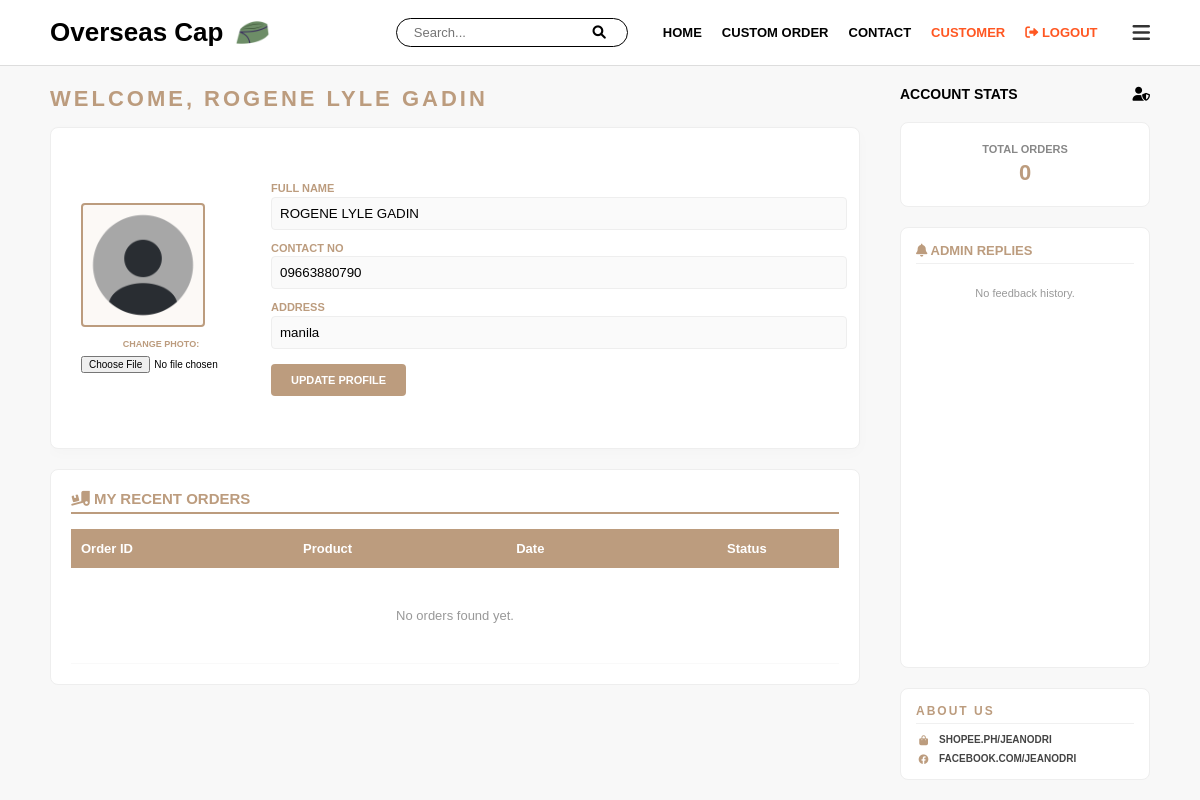
The page /customer_profile (signed in) on the database as committed earlier.
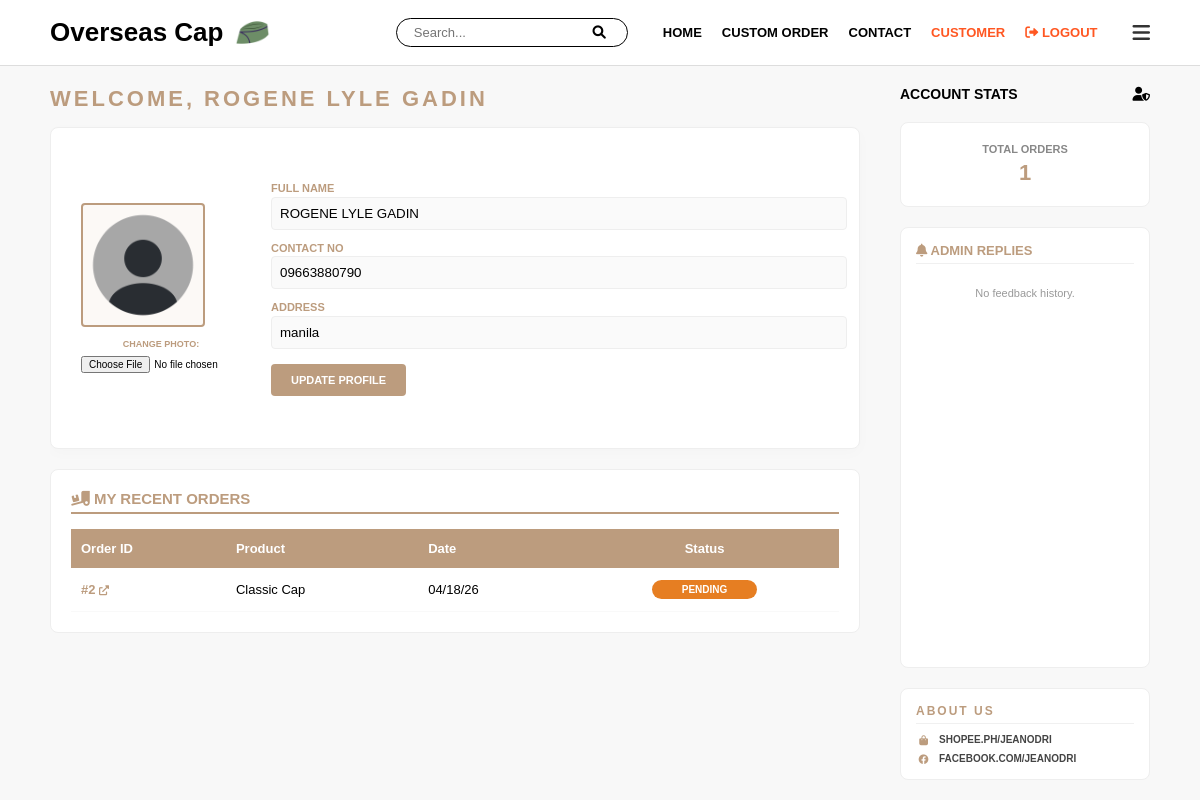
The same page on the database as committed later.
### app.py (models this page shows)
class User(db.Model):
    id = db.Column(db.Integer, primary_key=True)
    username = db.Column(db.String(80), unique=True, nullable=False)
    password = db.Column(db.String(80), nullable=False)
    full_name = db.Column(db.String(120), default="NOT SET")
    contact = db.Column(db.String(20), default="NOT SET")
    email = db.Column(db.String(120), unique=True, nullable=False)
    address = db.Column(db.String(200), default="NOT SET")
    purchase_info = db.Column(db.String(500), default="NONE")
    profile_pic = db.Column(db.String(200), default="default.png")

class CustomOrder(db.Model):
    id = db.Column(db.Integer, primary_key=True)
    user_id = db.Column(db.Integer, db.ForeignKey('user.id'), nullable=True)
    customer_name = db.Column(db.String(100), nullable=False)
    contact_number = db.Column(db.String(20), nullable=False)
    address = db.Column(db.String(200), nullable=False)
    quantity = db.Column(db.Integer, nullable=False)
    product_type = db.Column(db.String(50))
    product_id = db.Column(db.Integer, db.ForeignKey('product.id'), nullable=True)
    color_type = db.Column(db.String(50))
    size_type = db.Column(db.String(50))
    color_variants = db.Column(db.String(50))
    size_variants = db.Column(db.String(50))
    material_type = db.Column(db.String(100))
    interlining_thickness = db.Column(db.String(100))
    order_type = db.Column(db.String(50))
    design_filename = db.Column(db.String(100))
    remarks = db.Column(db.Text)
    status = db.Column(db.String(20), default="PENDING")
    payment_method = db.Column(db.String(50))
    date_ordered = db.Column(db.DateTime, default=datetime.utcnow)
    payment_proof = db.Column(db.String(100))

### app.py (the view, shortened to what this page needs)
@app.route('/customer_profile', methods=['GET', 'POST'])
def customer_profile():
    if 'user' not in session:
        return redirect(url_for('login'))
    user = User.query.filter_by(username=session['user']).first()
    user_orders = CustomOrder.query.filter_by(user_id=user.id).order_by(CustomOrder.id.desc()).all()
    user_reviews = Review.query.filter_by(user_id=user.id).all()
    return render_template('customer_profile.html', user=user, user_orders=user_orders, reviews=user_reviews)

### app.py (called while the page is built)
@app.context_processor
def inject_stats():
    admin_stats = {
        'total': CustomOrder.query.count(),
        'pending': CustomOrder.query.filter_by(status='PENDING').count(),
        'completed': CustomOrder.query.filter(CustomOrder.status.in_(['DONE', 'COMPLETED'])).count()
    }
    return dict(admin_stats=admin_stats)

### templates/customer_profile.html (shortened to what this page needs)
<!DOCTYPE html>
<html lang="en">
<head>
    <link rel="stylesheet" href="https://cdnjs.cloudflare.com/ajax/libs/font-awesome/6.0.0/css/all.min.css">
</head>
<body>
    <header>
        <div class="logo-container">
            <a href="/home" class="logo">Overseas Cap</a>
            <img src="{{ url_for('static', filename='logo.png') }}" alt="Logo" style="height: 35px; width: auto;">
        </div>
        <div style="display: flex; align-items: center; gap: 15px;">
            <form action="{{ url_for('home') }}" method="GET" class="search-container">
                <input type="text" name="q" placeholder="Search..." value="{{ request.args.get('q', '') }}">
                <button type="submit"><i class="fas fa-search"></i></button>
            </form>
            <nav id="topNav">
                <a href="{{ url_for('home') }}">HOME</a>
                <a href="{{ url_for('custom_order') }}">CUSTOM ORDER</a>
                <a href="{{ url_for('contact') }}">CONTACT</a>
                <a href="{{ url_for('customer_profile') }}" style="color: #ff5722;">CUSTOMER</a>
                <a href="#" onclick="confirmLogout(event)" style="color: #ff5722; font-weight: bold;">
                    <i class="fas fa-sign-out-alt"></i> LOGOUT
                </a>
            </nav>
            <i class="fas fa-bars menu-toggle-btn" onclick="toggleMenu()"></i>
        </div>
    </header>
    <main>
        <div class="content-left">
            <div class="page-title">WELCOME, {{ user.full_name if user.full_name != 'NOT SET' else user.username }}</div>
            <div class="resizable-stack">
                <div id="profileSection">
                     <form method="POST" enctype="multipart/form-data" style="flex: 1; display: flex; align-items: center; gap: 30px;">
                        <div style="text-align: center;">
                            <div class="profile-image-box">
                                {% if user.profile_pic and user.profile_pic != 'default.png' %}
                                    <img src="{{ url_for('static', filename='profile_pics/' + user.profile_pic) }}"
                                        style="width: 100%; height: 100%; object-fit: cover;">
                                {% else %}
                                    <img src="{{ url_for('static', filename='blank-profile.png') }}"
                                        style="width: 100%; height: 100%; object-fit: cover;">
                                {% endif %}
                        </div>
                            <div style="margin-top: 12px;">
                                <label style="font-size: 9px; color: #bc9c7e; font-weight: bold; display: block; margin-bottom: 5px;">CHANGE PHOTO:</label>
                                <input type="file" name="profile_pic" accept="image/*" style="font-size: 10px; width: 160px;">
                            </div>
                        </div>
                        <div style="flex: 1;">
                            <div class="user-info-text">
                                <label>FULL NAME</label>
                                <input type="text" name="full_name" value="{{ user.full_name }}">
                                <label>CONTACT NO</label>
                                <input type="text" name="contact" value="{{ user.contact }}">
                                <label>ADDRESS</label>
                                <input type="text" name="address" value="{{ user.address }}">
                            </div>
                            <button type="submit" class="update-btn">UPDATE PROFILE</button>
                        </div>
                    </form>
                </div>
                <div id="orderSection">
                    <div class="order-history-title"><i class="fas fa-truck-loading"></i> MY RECENT ORDERS</div>
                    <table class="order-table">
                        <thead>
                            <tr>
                                <th>Order ID</th>
                                <th>Product</th>
                                <th>Date</th>
                                <th style="text-align: center;">Status</th>
                            </tr>
                        </thead>
                        <tbody>
                            {% for order in user_orders %}
                            <tr class="clickable-row" onclick="window.location.href='{{ url_for('order_status', order_id=order.id) }}'">
                                <td>
                                    <span style="color: #bc9c7e; font-weight: bold;">
                                        #{{ order.id }} <i class="fas fa-external-link-alt" style="font-size: 10px;"></i>
                                    </span>
                                </td>
                                <td>{{ order.product_type }}</td>
                                <td>{{ order.date_ordered.strftime('%m/%d/%y') if order.date_ordered else 'N/A' }}</td>
                                <td style="text-align: center;">
                                    {% if order.status == 'DONE' %}
                                        <span class="status-pill-user status-done">DELIVERED</span>
                                        <button class="rate-btn" onclick="event.stopPropagation(); openReviewModal('{{ order.id }}', '{{ order.product_type }}')">
                                            <i class="fas fa-pen"></i> RATE & REVIEW
                                        </button>
                                    {% else %}
                                        <span class="status-pill-user {% if order.status == 'PENDING' %}status-pending{% else %}status-delivery{% endif %}">
                                            {{ order.status }}
                                        </span>
                                    {% endif %}
                                </td>
                            </tr>
                            {% else %}
                            <tr>
                                <td colspan="4" style="text-align: center; color: #999; padding: 40px;">No orders found yet.</td>
                            </tr>
                            {% endfor %}
                        </tbody>
                    </table>
                </div>
            </div>
        </div>
        <aside class="sidebar">
            <div class="sidebar-header">
                <span>ACCOUNT STATS</span>
                <i class="fas fa-user-shield"></i>
            </div>
            <div class="sidebar-box">
                <div style="font-size: 11px; color: #888; margin-bottom: 5px; text-transform: uppercase;">TOTAL ORDERS</div>
                {{ user_orders|length }}
            </div>
            <div class="admin-reply-box">
                <div style="color: #bc9c7e; font-weight: bold; margin-bottom: 12px; border-bottom: 1px solid #f0f0f0; padding-bottom: 5px;">
                    <i class="fas fa-bell"></i> ADMIN REPLIES
                </div>
                <div style="max-height: 200px; overflow-y: auto;">
                    {% if reviews %}
                        {% set replied_count = 0 %}
                        {% for review in reviews %}
                            {% if review.admin_reply %}
                                <div style="margin-bottom: 10px; padding: 10px; background: #fcf9f6; border-left: 3px solid #bc9c7e; font-size: 11px; border-radius: 0 5px 5px 0;">
                                    <strong style="color: #333;">For {{ review.product_type }}:</strong><br>
                                    <span style="color: #a67c52; font-style: italic;">"{{ review.admin_reply }}"</span>
                                </div>
                                {% set replied_count = replied_count + 1 %}
                            {% endif %}
                        {% endfor %}
                        {% if replied_count == 0 %}
                            <p style="font-size: 11px; color: #999; text-align: center;">No new replies yet.</p>
                        {% endif %}
                    {% else %}
                        <p style="font-size: 11px; color: #999; text-align: center;">No feedback history.</p>
                    {% endif %}
                </div>
            </div>
            <div class="about-us-sidebar">
                <h4>About Us</h4>
                <div class="social-links">
                    <a href="https://shopee.ph/jeanodri" target="_blank">
                <i class="fas fa-shopping-bag"></i> <span>SHOPEE.PH/JEANODRI</span>
            </a>
            <a href="https://facebook.com/jeanodri" target="_blank">
                <i class="fab fa-facebook"></i> <span>FACEBOOK.COM/JEANODRI</span>
            </a>
                </div>
            </div>
        </aside>
    </main>
</body>
</html>

Rows that differ between the two databases and show on the page:
added CustomOrder: id "2", product_type "Classic Cap", date_ordered "04/18/26", status "PENDING"
Other text that changed with them:
{{ user_orders|length }}: "0" → "1"
text no longer shown: "No orders found yet."
